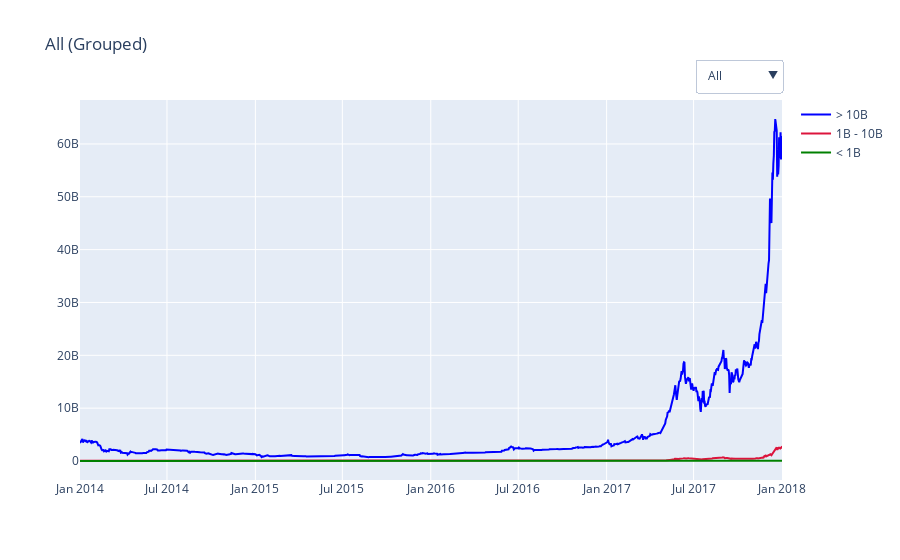

The notebook cell this image was saved under:
### Code cell
legend_colors = ["Blue", "Crimson", "Green"]
numOfSymbol_per_label = 3
labels.reverse()

fig = go.Figure()

# All (grouped)
for index_color, label in enumerate(labels):
    symbols = df_label[df_label['label'] == label]['symbol'].to_list()
    df_of_label = df_cap[df_cap['symbol'].isin(symbols)]
    df_of_label = df_of_label.groupby('date')['market'].mean().reset_index()
    fig.add_trace(
        go.Scatter(x=df_of_label['date'], y=df_of_label['market'], mode='lines',
                   line=dict(color=legend_colors[index_color]),
                   name=label, legendgroup="group")
    )

# Each label
for index, label in enumerate(labels):
    temp = df_label[df_label['label'] == label].sort_values(
        by='market', ascending=False)
    symbols = temp[:min(len(temp), numOfSymbol_per_label)]['symbol'].to_list()

    small_figs = []
    for color_index, symbol in enumerate(symbols):
        df_of_symbol = df_cap[df_cap['symbol'] == symbol]
        fig.add_trace(
            go.Scatter(x=df_of_symbol['date'], y=df_of_symbol['market'], mode='lines',
                       line=dict(color=legend_colors[color_index]),
                       name=symbol,
                       legendgroup=f'group{index+2}')
        )

buttons = [{'label': "All",
            'method': 'update',
            'args': [{'visible': [True, True, True] + [False] * numOfSymbol_per_label * len(labels)},
                     {'title': "All (Grouped)"}
                     ]}]
for index, label in enumerate(labels):
    vis = [False] * (len(labels) + numOfSymbol_per_label*len(labels))
    for i in range(numOfSymbol_per_label):
        vis[len(labels) + index*numOfSymbol_per_label + i] = True
    buttons.append({'label': label,
                    'method': 'update',
                    'args': [{'visible': vis},
                             {'title': f'Top {numOfSymbol_per_label} ' + f'({label})'}
                             ]}
                   )
fig.update_layout(
    updatemenus=[dict(type='dropdown',
                      x=1.0,
                      y=1.108,
                      showactive=True,
                      active=0,
                      buttons=buttons)],
    title=dict(text=buttons[0]['args'][1]['title']),
)
for small_fig, visible in zip(fig.data, buttons[0]['args'][0]['visible']):
    small_fig.visible = visible
fig.show()

### Figure 1 — Plotly figure (JSON) as saved in the notebook; plotly's stock layout.template omitted (floating-point values rounded to 4 significant figures; data arrays with more than 128 entries replaced by an {"elided": "..."} marker saying what was removed)
{"data": [{"legendgroup": "group", "line": {"color": "Blue"}, "mode": "lines", "name": "> 10B", "type": "scatter", "visible": true, "x": {"elided": "1462 str values"}, "y": {"elided": "1462 float values"}}, {"legendgroup": "group", "line": {"color": "Crimson"}, "mode": "lines", "name": "1B - 10B", "type": "scatter", "visible": true, "x": {"elided": "1462 str values"}, "y": {"elided": "1462 float values"}}, {"legendgroup": "group", "line": {"color": "Green"}, "mode": "lines", "name": "< 1B", "type": "scatter", "visible": true, "x": {"elided": "1462 str values"}, "y": {"elided": "1462 float values"}}, {"legendgroup": "group2", "line": {"color": "Blue"}, "mode": "lines", "name": "BTC", "type": "scatter", "visible": false, "x": {"elided": "1462 str values"}, "y": {"elided": "1462 int values"}}, {"legendgroup": "group2", "line": {"color": "Crimson"}, "mode": "lines", "name": "XRP", "type": "scatter", "visible": false, "x": {"elided": "1462 str values"}, "y": {"elided": "1462 int values"}}, {"legendgroup": "group2", "line": {"color": "Green"}, "mode": "lines", "name": "ETH", "type": "scatter", "visible": false, "x": {"elided": "879 str values"}, "y": {"elided": "879 int values"}}, {"legendgroup": "group3", "line": {"color": "Blue"}, "mode": "lines", "name": "XEM", "type": "scatter", "visible": false, "x": {"elided": "1007 str values"}, "y": {"elided": "1007 int values"}}, {"legendgroup": "group3", "line": {"color": "Crimson"}, "mode": "lines", "name": "XLM", "type": "scatter", "visible": false, "x": {"elided": "1246 str values"}, "y": {"elided": "1246 int values"}}, {"legendgroup": "group3", "line": {"color": "Green"}, "mode": "lines", "name": "BTG", "type": "scatter", "visible": false, "x": ["2017-10-23T00:00:00", "2017-10-24T00:00:00", "2017-10-25T00:00:00", "2017-10-26T00:00:00", "2017-10-27T00:00:00", "2017-10-28T00:00:00", "2017-10-29T00:00:00", "2017-10-30T00:00:00", "2017-10-31T00:00:00", "2017-11-01T00:00:00", "2017-11-02T00:00:00", "2017-11-03T00:00:00", "2017-11-04T00:00:00", "2017-11-05T00:00:00", "2017-11-06T00:00:00", "2017-11-07T00:00:00", "2017-11-08T00:00:00", "2017-11-09T00:00:00", "2017-11-10T00:00:00", "2017-11-11T00:00:00", "2017-11-12T00:00:00", "2017-11-13T00:00:00", "2017-11-14T00:00:00", "2017-11-15T00:00:00", "2017-11-16T00:00:00", "2017-11-17T00:00:00", "2017-11-18T00:00:00", "2017-11-19T00:00:00", "2017-11-20T00:00:00", "2017-11-21T00:00:00", "2017-11-22T00:00:00", "2017-11-23T00:00:00", "2017-11-24T00:00:00", "2017-11-25T00:00:00", "2017-11-26T00:00:00", "2017-11-27T00:00:00", "2017-11-28T00:00:00", "2017-11-29T00:00:00", "2017-11-30T00:00:00", "2017-12-01T00:00:00", "2017-12-02T00:00:00", "2017-12-03T00:00:00", "2017-12-04T00:00:00", "2017-12-05T00:00:00", "2017-12-06T00:00:00", "2017-12-07T00:00:00", "2017-12-08T00:00:00", "2017-12-09T00:00:00", "2017-12-10T00:00:00", "2017-12-11T00:00:00", "2017-12-12T00:00:00", "2017-12-13T00:00:00", "2017-12-14T00:00:00", "2017-12-15T00:00:00", "2017-12-16T00:00:00", "2017-12-17T00:00:00", "2017-12-18T00:00:00", "2017-12-19T00:00:00", "2017-12-20T00:00:00", "2017-12-21T00:00:00", "2017-12-22T00:00:00", "2017-12-23T00:00:00", "2017-12-24T00:00:00", "2017-12-25T00:00:00", "2017-12-26T00:00:00", "2017-12-27T00:00:00", "2017-12-28T00:00:00", "2017-12-29T00:00:00", "2017-12-30T00:00:00", "2017-12-31T00:00:00", "2018-01-01T00:00:00"], "y": [0, 0, 0, 0, 0, 0, 0, 0, 0, 0, 0, 0, 0, 0, 0, 0, 0, 0, 0, 0, 0, 0, 0, 0, 0, 0, 0, 0, 0, 0, 0, 0, 0, 5935701496, 6115587514, 5990540094, 5499852648, 4927213258, 5081627429, 5199077994, 4989928184, 5350823516, 5480206648, 5085302668, 4671929681, 4200782720, 4360246125, 4059233239, 3821992818, 4249567495, 4600757446, 4534534282, 5295250983, 4976455497, 4952899005, 5021761237, 5340636689, 5937166180, 7580780696, 6801142293, 5112244655, 5595005305, 5104893284, 5174271915, 5140621883, 5318415744, 4757802912, 4695383952, 4209333975, 4380774821, 4568446371]}, {"legendgroup": "group4", "line": {"color": "Blue"}, "mode": "lines", "name": "STEEM", "type": "scatter", "visible": false, "x": {"elided": "624 str values"}, "y": {"elided": "624 int values"}}, {"legendgroup": "group4", "line": {"color": "Crimson"}, "mode": "lines", "name": "MONA", "type": "scatter", "visible": false, "x": {"elided": "1355 str values"}, "y": {"elided": "1355 int values"}}, {"legendgroup": "group4", "line": {"color": "Green"}, "mode": "lines", "name": "SALT", "type": "scatter", "visible": false, "x": ["2017-09-29T00:00:00", "2017-09-30T00:00:00", "2017-10-01T00:00:00", "2017-10-02T00:00:00", "2017-10-03T00:00:00", "2017-10-04T00:00:00", "2017-10-05T00:00:00", "2017-10-06T00:00:00", "2017-10-07T00:00:00", "2017-10-08T00:00:00", "2017-10-09T00:00:00", "2017-10-10T00:00:00", "2017-10-11T00:00:00", "2017-10-12T00:00:00", "2017-10-13T00:00:00", "2017-10-14T00:00:00", "2017-10-15T00:00:00", "2017-10-16T00:00:00", "2017-10-17T00:00:00", "2017-10-18T00:00:00", "2017-10-19T00:00:00", "2017-10-20T00:00:00", "2017-10-21T00:00:00", "2017-10-22T00:00:00", "2017-10-23T00:00:00", "2017-10-24T00:00:00", "2017-10-25T00:00:00", "2017-10-26T00:00:00", "2017-10-27T00:00:00", "2017-10-28T00:00:00", "2017-10-29T00:00:00", "2017-10-30T00:00:00", "2017-10-31T00:00:00", "2017-11-01T00:00:00", "2017-11-02T00:00:00", "2017-11-03T00:00:00", "2017-11-04T00:00:00", "2017-11-05T00:00:00", "2017-11-06T00:00:00", "2017-11-07T00:00:00", "2017-11-08T00:00:00", "2017-11-09T00:00:00", "2017-11-10T00:00:00", "2017-11-11T00:00:00", "2017-11-12T00:00:00", "2017-11-13T00:00:00", "2017-11-14T00:00:00", "2017-11-15T00:00:00", "2017-11-16T00:00:00", "2017-11-17T00:00:00", "2017-11-18T00:00:00", "2017-11-19T00:00:00", "2017-11-20T00:00:00", "2017-11-21T00:00:00", "2017-11-22T00:00:00", "2017-11-23T00:00:00", "2017-11-24T00:00:00", "2017-11-25T00:00:00", "2017-11-26T00:00:00", "2017-11-27T00:00:00", "2017-11-28T00:00:00", "2017-11-29T00:00:00", "2017-11-30T00:00:00", "2017-12-01T00:00:00", "2017-12-02T00:00:00", "2017-12-03T00:00:00", "2017-12-04T00:00:00", "2017-12-05T00:00:00", "2017-12-06T00:00:00", "2017-12-07T00:00:00", "2017-12-08T00:00:00", "2017-12-09T00:00:00", "2017-12-10T00:00:00", "2017-12-11T00:00:00", "2017-12-12T00:00:00", "2017-12-13T00:00:00", "2017-12-14T00:00:00", "2017-12-15T00:00:00", "2017-12-16T00:00:00", "2017-12-17T00:00:00", "2017-12-18T00:00:00", "2017-12-19T00:00:00", "2017-12-20T00:00:00", "2017-12-21T00:00:00", "2017-12-22T00:00:00", "2017-12-23T00:00:00", "2017-12-24T00:00:00", "2017-12-25T00:00:00", "2017-12-26T00:00:00", "2017-12-27T00:00:00", "2017-12-28T00:00:00", "2017-12-29T00:00:00", "2017-12-30T00:00:00", "2017-12-31T00:00:00", "2018-01-01T00:00:00"], "y": [33909915, 188626038, 247810183, 239161420, 198330233, 232048355, 229358345, 221461634, 182311054, 189919080, 167584343, 181527561, 209395955, 196211079, 178487084, 161532914, 161882287, 187665923, 166702435, 161922746, 163169336, 150693048, 118121789, 162323313, 143644552, 142818447, 153769130, 142215348, 136312461, 133342785, 138737947, 126698881, 123908731, 105213139, 107338010, 120601039, 109627915, 121422469, 132752309, 146661915, 171657785, 196064114, 178099721, 181692132, 160037616, 193893845, 189882462, 188157729, 175523739, 165143280, 193405440, 174793045, 182883539, 179031366, 179615234, 177071263, 178397084, 191838336, 213902563, 213981229, 209414202, 176520067, 217566613, 232577509, 263015210, 281900630, 340674832, 324059575, 378618693, 356125767, 391701883, 407904253, 367968344, 372069015, 391688015, 390540817, 481991098, 462023716, 518909048, 507778712, 568870125, 521491913, 468244047, 581337103, 453722912, 539377852, 535667348, 638515457, 686029092, 808218550, 888575856, 777785705, 672643192, 694304146, 671960128]}], "layout": {"title": {"text": "All (Grouped)"}, "updatemenus": [{"active": 0, "buttons": [{"args": [{"visible": [true, true, true, false, false, false, false, false, false, false, false, false]}, {"title": "All (Grouped)"}], "label": "All", "method": "update"}, {"args": [{"visible": [false, false, false, true, true, true, false, false, false, false, false, false]}, {"title": "Top 3 (> 10B)"}], "label": "> 10B", "method": "update"}, {"args": [{"visible": [false, false, false, false, false, false, true, true, true, false, false, false]}, {"title": "Top 3 (1B - 10B)"}], "label": "1B - 10B", "method": "update"}, {"args": [{"visible": [false, false, false, false, false, false, false, false, false, true, true, true]}, {"title": "Top 3 (< 1B)"}], "label": "< 1B", "method": "update"}], "showactive": true, "type": "dropdown", "x": 1, "y": 1.108}]}}
